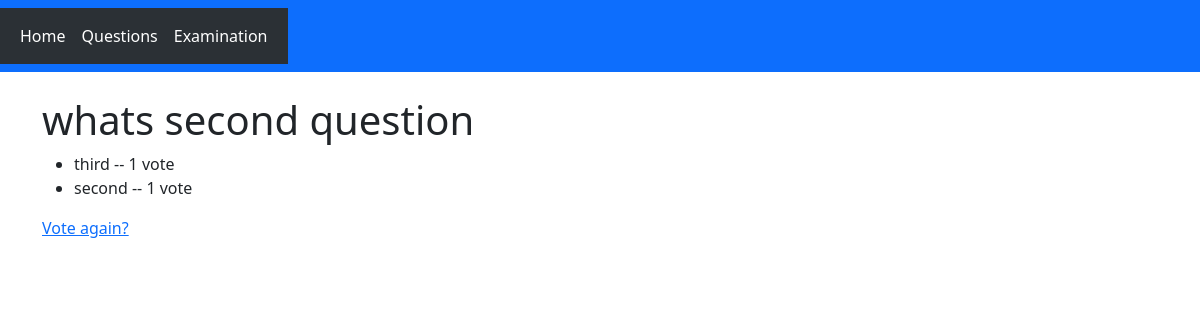
/quiz/2/results/, run on an earlier commit of the app's database.
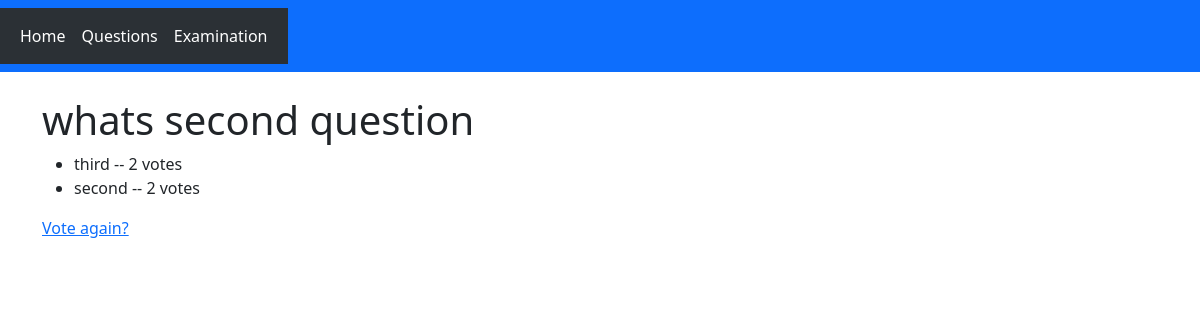
And on a later commit of the database.
### quiz/models.py (models this page shows, shortened)
class BaseModel(models.Model):
    objects = models.Manager()
    class Meta:
        abstract = True

class Question(BaseModel):
    question_text = models.CharField(max_length=200)
    pub_date = models.DateTimeField("date published")

class Choice(BaseModel):
    question = models.ForeignKey(Question, on_delete=models.CASCADE)
    choice_text = models.CharField(max_length=200)
    votes = models.IntegerField(default=0)

### quiz/views.py (the view)
# urls.py: path("<int:pk>/results/", views.ResultsView.as_view(), name="results"),
class ResultsView(generic.DetailView):
    model = Question
    template_name = "quiz/results.html"

### quiz/templates/quiz/results.html
{% extends 'home/base.html' %}
{% block content %}
<h1>{{ question.question_text }}</h1>
<ul>
{% for choice in question.choice_set.all %}
    <li>{{ choice.choice_text }} -- {{ choice.votes }} vote{{ choice.votes|pluralize }}</li>
{% endfor %}
</ul>
<a href="{% url 'quiz:detail' question.id %}">Vote again?</a>
{% endblock %}

### templates/home/base.html (shortened to what this page needs)
<!DOCTYPE html>
<html lang="en">
<head>
    <link href="https://cdn.jsdelivr.net/npm/bootstrap@5.3.3/dist/css/bootstrap.min.css" rel="stylesheet">
</head>
<header>
    <nav class="navbar bg-primary" data-bs-theme="dark">
        <nav class="navbar navbar-expand-lg bg-body-tertiary">
            <div class="container-fluid">
                <div class="collapse navbar-collapse" id="navbarText">
                    <ul class="navbar-nav me-auto mb-2 mb-lg-0">
                        <li class="nav-item">
                            <a class="nav-link active" aria-current="page" href="{% url 'home' %}"> Home </a>
                        </li>
                        <li class="nav-item">
                            <a class="nav-link active" aria-current="page" href="{% url 'quiz:index' %}"> Questions </a>
                        </li>
                        <li class="nav-item">
                        <a class="nav-link active" aria-current="page" href="{% url 'examination:index' %}"> Examination </a>
                        </li>
                    </ul>
                </div>
            </div>
        </nav>
    </nav>
</header>
<body>
    <div class="container">
        <br>
        {% block content %}
        {% endblock %}
    </div>
</body>
</html>

What changed in the data, as far as the page shows it:
changed Choice "third": votes "1" → "2"
changed Choice "second": votes "1" → "2"
